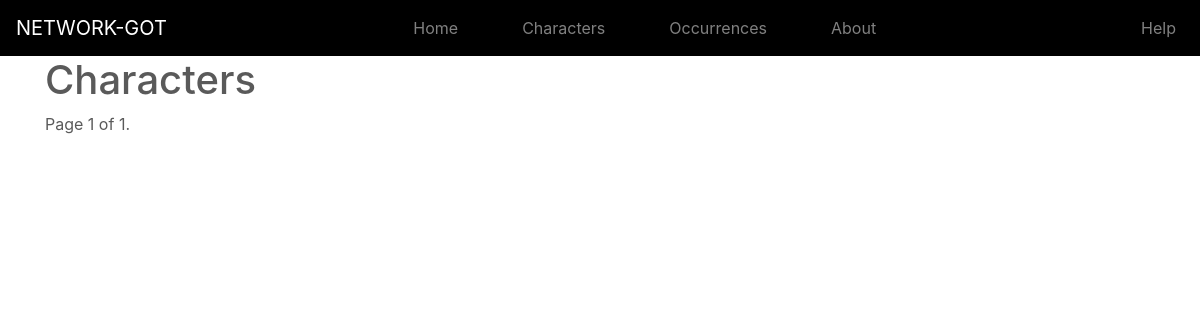
Before: /characters/ with the older database file.
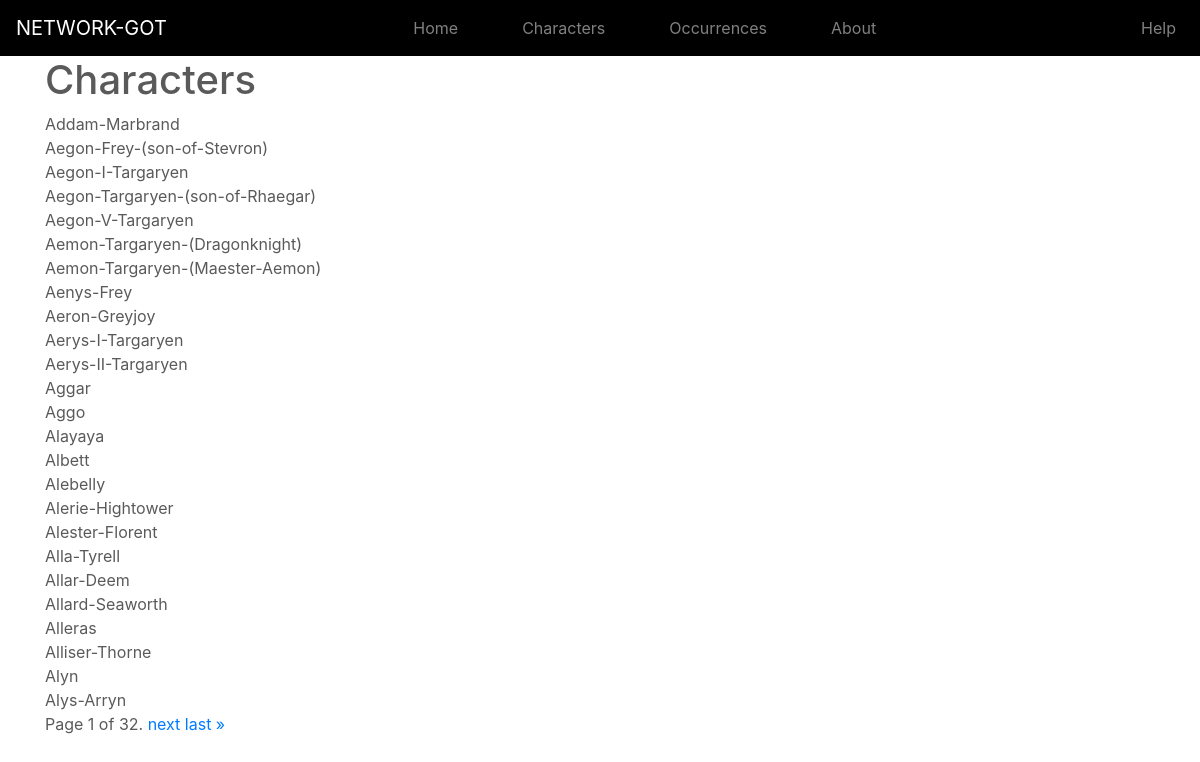
After: the same page with the newer database file.
### app/models.py (models this page shows, shortened)
class Character(models.Model):
  name = models.CharField(max_length=100, unique=True)
  description = models.TextField(blank=True, default='')
  image = image = models.ImageField(upload_to='uploaded_images',blank=True)
  co_occurences = models.ManyToManyField("self",through='CoOccur',blank=True,symmetrical=False)

### app/views.py (the view)
# urls.py: path('characters/', views.all_characters, name='app-characters'),
def all_characters(request):
    character_list = Character.objects.all()
    paginator = Paginator(character_list, 25)
    page = request.GET.get('page')
    characters = paginator.get_page(page)
    return render(request, 'app/character_list.html', {'title': 'Characters', 'characters':characters})

### app/templates/app/character_list.html (shortened to what this page needs)
{% extends "app/base.html" %}
{% block content %}
    <h1>Characters</h1>
    {% for character in characters %}
    {{ character.name }}<br>
    {% endfor %}
<div class="pagination">
    <span class="step-links">
        <span class="current">
            Page {{ characters.number }} of {{ characters.paginator.num_pages }}.
        </span>
        {% if characters.has_next %}
            <a href="?page={{ characters.next_page_number }}">next</a>
            <a href="?page={{ characters.paginator.num_pages }}">last &raquo;</a>
        {% endif %}
    </span>
</div>
{% endblock content %}

### app/templates/app/base.html (shortened to what this page needs)
{% load static %}
<!DOCTYPE html>
<html lang="en">
<head>
  <link rel="stylesheet" href="https://stackpath.bootstrapcdn.com/bootstrap/4.1.3/css/bootstrap.min.css">
  <link rel="stylesheet" type="text/css" href="{% static 'app/main.css' %}">
</head>
<body>
    <nav class="navbar  navbar-expand-md bg-faded justify-content-center navbar-dark bg-black">
        <a href="/" class="navbar-brand d-flex w-50 mr-auto">NETWORK-GOT</a>
        <div class="navbar-collapse collapse w-100" id="collapsingNavbar3">
            <ul class="navbar-nav w-100 justify-content-center">
                <li class="nav-item mr-5">
                    <a class="nav-link " href="{% url 'app-home' %}">Home</a>
                </li>
                <li class="nav-item mr-5">
                    <a class="nav-link " href="{% url 'app-characters' %}">Characters</a>
                </li>
                <li class="nav-item mr-5">
                    <a class="nav-link " href="{% url 'app-occurrences' %}">Occurrences</a>
                </li>
                <li class="nav-item mr-5">
                    <a class="nav-link " href="{% url 'app-about' %}">About</a>
                </li>
            </ul>
            <ul class="nav navbar-nav ml-auto w-100 justify-content-end">
                <li class="nav-item">
                    <a class="nav-link" href="#">Help</a>
                </li>
            </ul>
        </div>
    </nav>
  <div class="container">
    {% block content %}
    {% endblock %}
  </div>
</body>
</html>

### app/static/app/main.css (style rules this page uses)
body { color:#5a5a5a; }
.bg-black { background: #000; }

Changed rows visible on the page:
added Character: name "Addam-Marbrand"
added Character: name "Aegon-Frey-(son-of-Stevron)"
added Character: name "Aegon-I-Targaryen"
added Character: name "Aegon-Targaryen-(son-of-Rhaegar)"
added Character: name "Aegon-V-Targaryen"
added Character: name "Aemon-Targaryen-(Dragonknight)"
added Character: name "Aemon-Targaryen-(Maester-Aemon)"
added Character: name "Aenys-Frey"
added Character: name "Aeron-Greyjoy"
added Character: name "Aerys-I-Targaryen"
added Character: name "Aerys-II-Targaryen"
added Character: name "Aggar"
added Character: name "Aggo"
added Character: name "Alayaya"
added Character: name "Albett"
added Character: name "Alebelly"
added Character: name "Alerie-Hightower"
added Character: name "Alester-Florent"
added Character: name "Alla-Tyrell"
added Character: name "Allar-Deem"
added Character: name "Allard-Seaworth"
added Character: name "Alleras"
added Character: name "Alliser-Thorne"
added Character: name "Alyn"
added Character: name "Alys-Arryn"
Other visible differences:
{{ characters.paginator.num_pages }}: "1" → "32"
text now shown: "next last »"
